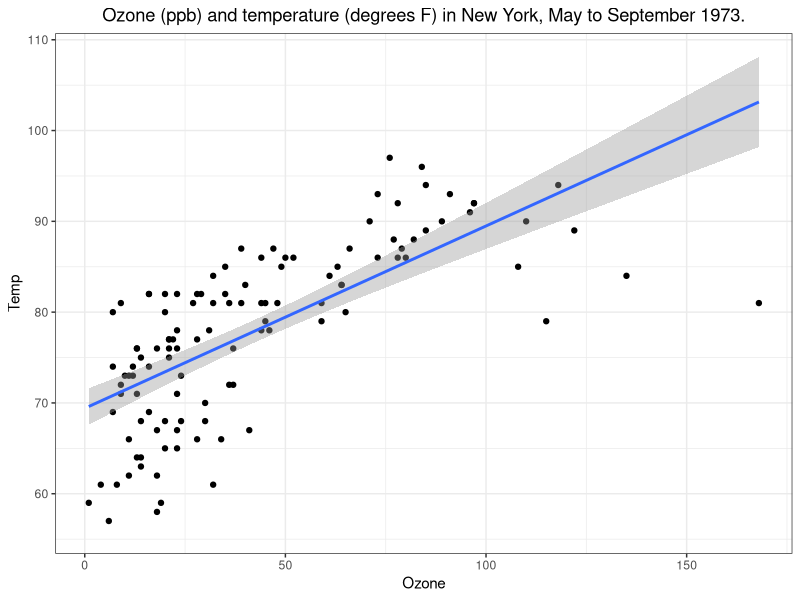
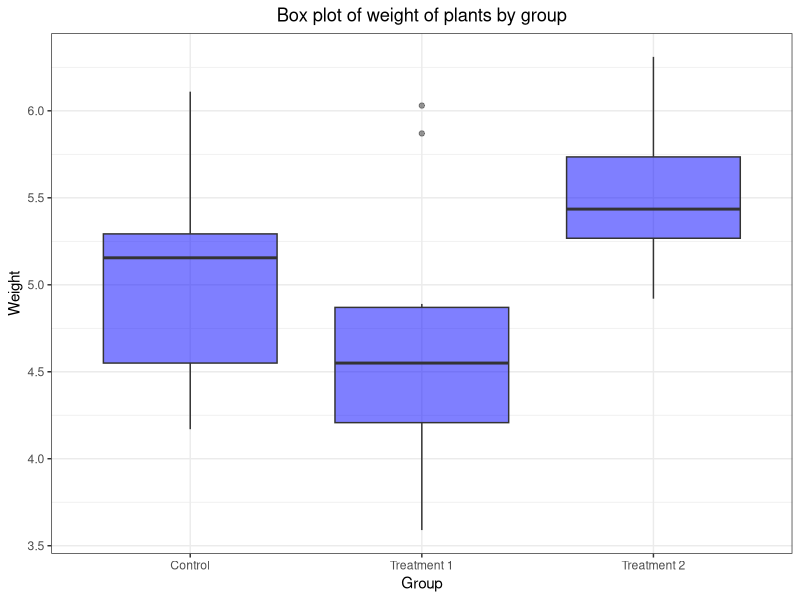

Generate these figures, in order, with R: (Note: this script raises an error after producing the figures.)
## ---- chunk 1
#| label: demo1
#| autorun: true
#| echo: false

# /*===== Load package =====*/
library(ggplot2)
library(dplyr)
library(data.table)

#/*--------------------------------*/
#' ## Scatter plot
#/*--------------------------------*/
ggplot(data = airquality, aes(x = Ozone, y = Temp)) +
  geom_point() +
  labs(title = "Ozone (ppb) and temperature (degrees F) in New York, May to September 1973.") +
  geom_smooth(method = "lm") +
  theme_bw() +
  theme(plot.title = element_text(hjust = 0.5))
## ---- chunk 2
#| label: demo2
#| autorun: true
#| echo: false

#/*--------------------------------*/
#' ## Box plot
#/*--------------------------------*/
PlantGrowth %>%
  as.data.table() %>%
  .[, group := fcase(
    group == "ctrl", "Control",
    group == "trt1", "Treatment 1",
    group == "trt2", "Treatment 2"
  )] %>%
  ggplot(data = ., aes(x = group, y = weight)) +
  geom_boxplot(fill = "blue", alpha =0.5) +
  labs(
    title = "Box plot of weight of plants by group",
    x = "Group",
    y = "Weight"
  ) +
  theme_bw() +
  theme(plot.title = element_text(hjust = 0.5))


# ggplot(data = airquality, aes(x = factor(Month), y = Temp)) +
#   geom_boxplot() +
#   theme_bw() +
#   labs(
#     title = "Box plot of temperature (degrees F) in New York, May to September 1973",
#     x = "Month",
#     y = "Temperature"
#   ) +
#   theme(plot.title = element_text(hjust = 0.5))
## ---- chunk 3
#| label: demo3
#| autorun: true
#| echo: false

#/*--------------------------------*/
#' ## Density plot
#/*--------------------------------*/
data(gapminder, package="gapminder")

ggplot(data=gapminder, aes(x=lifeExp, fill=continent)) +
    geom_density(alpha=0.5) +
    labs(
      title = "Density plot of life expectancy by continent",
      x = "Life expectancy",
      y = "Density"
    ) +
    theme_bw() +
    theme(plot.title = element_text(hjust = 0.5))
## ---- chunk 4
#| label: demo4
#| autorun: true
#| echo: false

gapminder %>%
  filter(country %in% c("United States", "China", "India", "United Kingdom")) %>%
  ggplot(aes(x = year, y = lifeExp, color = country))+
  geom_line()+
  labs(
    title = "Life Expectancy in Selected Countries",
    x = "Year", y = "Life Expectancy"
  )+
  theme_bw()+
  theme(plot.title = element_text(hjust = 0.5))
## ---- chunk 5
#| label: demo5
#| autorun: true
#| echo: false

airquality %>%
  as.data.table() %>%
  melt(
    data = .,
    id.vars = c("Month", "Day", "Ozone")
  ) %>%
  ggplot(., aes(x = value, y = Ozone))+
  geom_point()+
  facet_wrap(~variable, scales = "free", ncol = 2)+
  geom_smooth() + 
  labs(
    title = "Relationship between ozone and weather conditions in New York, May to September 1973",
    x = "", y = "Ozone"
  ) +
  theme(plot.title = element_text(hjust = 0.5))
## ---- chunk 6
#| autorun: true
#| warning: false
#| output-location: column
#| fig-width: 6
#| fig-height: 4
#| code-line-numbers: "2"

# Create a canvas for the plot
ggplot(data = airquality) 
## ---- chunk 7
#| autorun: true
#| warning: false
#| output-location: column
#| fig-width: 6
#| fig-height: 4
#| code-line-numbers: "4"
#| 
# Create a canvas for the plot
ggplot(data = airquality) + 
  # Add x-axis
  aes(x = Wind)
## ---- chunk 8
#| autorun: true
#| warning: false
#| output-location: column
#| fig-width: 6
#| fig-height: 4
#| code-line-numbers: "6"

# Create a canvas for the plot
ggplot(data = airquality) + 
  # Add x-axis
  aes(x = Wind) +
  # Add y-axis 
  aes(y = Ozone) 
## ---- chunk 9
#| autorun: true
#| warning: false
#| output-location: column
#| fig-width: 6
#| fig-height: 4
#| code-line-numbers: "8"

# Create a canvas for the plot
ggplot(data = airquality) + 
  # Add x-axis
  aes(x = Wind) + 
  # Add y-axis
  aes(y = Ozone) +
  # Add a scatter plot
  geom_point() 
## ---- chunk 10
#| autorun: true
#| warning: false
#| output-location: column
#| fig-width: 6
#| fig-height: 4
#| code-line-numbers: "10"
# Create a canvas for the plot
ggplot(data = airquality) + 
  # Add x-axis
  aes(x = Wind) +
  # Add y-axis
  aes(y = Ozone) + 
  # Add a scatter plot
  geom_point() +
  # Add a regression line
  geom_smooth(method = "lm") 
## ---- chunk 11
#| autorun: true
#| warning: false
#| output-location: column
#| fig-width: 6
#| fig-height: 4
#| code-line-numbers: "12"

# Create a canvas for the plot
ggplot(data = airquality) + 
  # Add x-axis
  aes(x = Wind) +
  # Add y-axis
  aes(y = Ozone) + 
  # Add a scatter plot
  geom_point() +
  # Add a regression line
  geom_smooth(method = "lm") +
  # Change x-axis label
  labs(x = "Wind Speed (mph)")
## ---- chunk 12
#| autorun: true
#| warning: false
#| output-location: column
#| fig-width: 6
#| fig-height: 4
#| code-line-numbers: "14"

# Create a canvas for the plot
ggplot(data = airquality) + 
  # Add x-axis
  aes(x = Wind) +
  # Add y-axis
  aes(y = Ozone) + 
  # Add a scatter plot
  geom_point() +
  # Add a regression line
  geom_smooth(method = "lm") +
  # Change x-axis label
  labs(x = "Wind Speed (mph)") +
  # Change y-axis label
  labs(y = "Ozone (ppb)") 
## ---- chunk 13
#| autorun: true
#| warning: false
#| output-location: column
#| fig-width: 6
#| fig-height: 4
#| code-line-numbers: "16,17,18,19"

# Create a canvas for the plot
ggplot(data = airquality) + 
  # Add x-axis
  aes(x = Wind) +
  # Add y-axis
  aes(y = Ozone) + 
  # Add a scatter plot
  geom_point() +
  # Add a regression line
  geom_smooth(method = "lm") +
  # Change x-axis label
  labs(x = "Wind Speed (mph)") +
  # Change y-axis label
  labs(y = "Ozone (ppb)") +
  # Add title and subtitle
  labs(
    title = "Relationship between ozone and wind speed in New York",
    subtitle = "May to September 1973"
  )
## ---- chunk 14
#| autorun: true
#| warning: false
#| output-location: column
#| fig-width: 6
#| fig-height: 4
#| code-line-numbers: "21"

# Create a canvas for the plot
ggplot(data = airquality) + 
  # Add x-axis
  aes(x = Wind) +
  # Add y-axis
  aes(y = Ozone) + 
  # Add a scatter plot
  geom_point() +
  # Add a regression line
  geom_smooth(method = "lm") +
  # Change x-axis label
  labs(x = "Wind Speed (mph)") +
  # Change y-axis label
  labs(y = "Ozone (ppb)") +
  # Add title and subtitle
  labs(
    title = "Relationship between ozone and wind speed in New York",
    subtitle = "May to September 1973"
  ) +
  # Add caption
  labs(caption = "Data source:")
## ---- chunk 15
#| autorun: true
#| warning: false
#| output-location: column
#| fig-width: 6
#| fig-height: 4
#| code-line-numbers: "23"

# Create a canvas for the plot
ggplot(data = airquality) + 
  # Add x-axis
  aes(x = Wind) +
  # Add y-axis
  aes(y = Ozone) + 
  # Add a scatter plot
  geom_point() +
  # Add a regression line
  geom_smooth(method = "lm") +
  # Change x-axis label
  labs(x = "Wind Speed (mph)") +
  # Change y-axis label
  labs(y = "Ozone (ppb)") +
  # Add title and subtitle
  labs(
    title = "Relationship between ozone and wind speed in New York",
    subtitle = "May to September 1973"
  ) +
  # Add caption
  labs(caption = "Data source:") +
  # Set the theme
  theme_bw() 
## ---- chunk 16
#| autorun: true
#| warning: false
#| output-location: column
#| fig-width: 6
#| fig-height: 4
#| code-line-numbers: "25,26,27,28"

# Create a canvas for the plot
ggplot(data = airquality) + 
  # Add x-axis
  aes(x = Wind) +
  # Add y-axis
  aes(y = Ozone) + 
  # Add a scatter plot
  geom_point() +
  # Add a regression line
  geom_smooth(method = "lm") +
  # Change x-axis label
  labs(x = "Wind Speed (mph)") +
  # Change y-axis label
  labs(y = "Ozone (ppb)") +
  # Add title and subtitle
  labs(
    title = "Relationship between ozone and wind speed in New York",
    subtitle = "May to September 1973"
  ) +
  # Add caption
  labs(caption = "Data source:") +
  # Set the theme
  theme_bw() +
  # Set the title and subtitle position
  theme(
    plot.title = element_text(hjust = 0.5),
    plot.subtitle = element_text(hjust = 0.5)
  )
## ---- chunk 17
#| autorun: true
#| echo: false
#| fig-dpi: 100
#| fig-width: 7
#| fig-height: 6
#| fig-align: center

ggplot(airquality)+
  geom_point(aes(x = Temp, y = Ozone))
